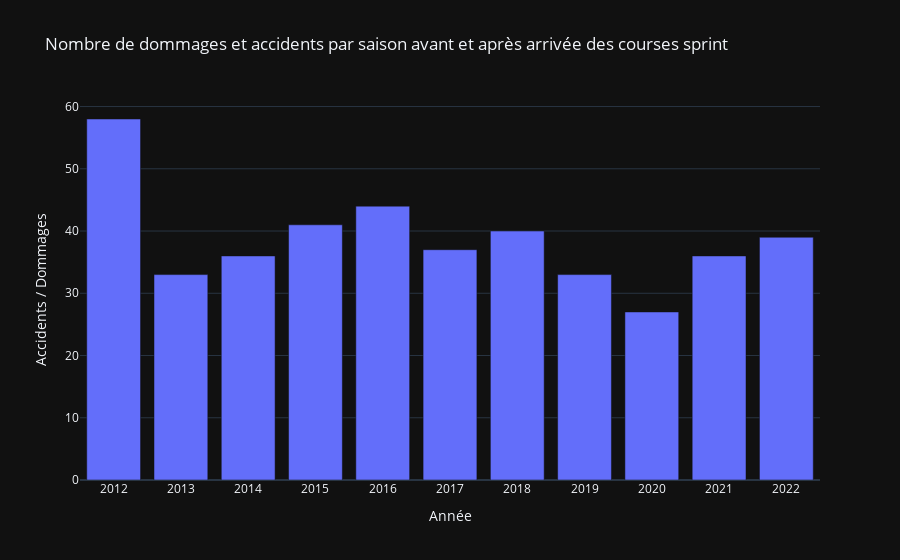

Notebook code cell kept with this figure:
### Code cell
fig = px.bar(statusDFByYear, x='year', y='statusId', title='Nombre de dommages et accidents par saison avant et après arrivée des courses sprint')

fig.update_yaxes(title_text='Accidents / Dommages')
fig.update_xaxes(title_text='Année', nticks=20)

fig.show()

### Figure 1 — Plotly figure (JSON) as saved in the notebook; plotly's stock layout.template omitted (floating-point values rounded to 4 significant figures)
{"data": [{"alignmentgroup": "True", "hovertemplate": "year=%{x}<br>statusId=%{y}<extra></extra>", "legendgroup": "", "marker": {"color": "#636efa", "pattern": {"shape": ""}}, "name": "", "offsetgroup": "", "orientation": "v", "showlegend": false, "textposition": "auto", "x": [2012, 2013, 2014, 2015, 2016, 2017, 2018, 2019, 2020, 2021, 2022], "xaxis": "x", "y": [58, 33, 36, 41, 44, 37, 40, 33, 27, 36, 39], "yaxis": "y", "type": "bar"}], "layout": {"xaxis": {"anchor": "y", "domain": [0.0, 1.0], "title": {"text": "Année"}, "nticks": 20}, "yaxis": {"anchor": "x", "domain": [0.0, 1.0], "title": {"text": "Accidents / Dommages"}}, "legend": {"tracegroupgap": 0}, "title": {"text": "Nombre de dommages et accidents par saison avant et après arrivée des courses sprint"}, "barmode": "relative"}}
